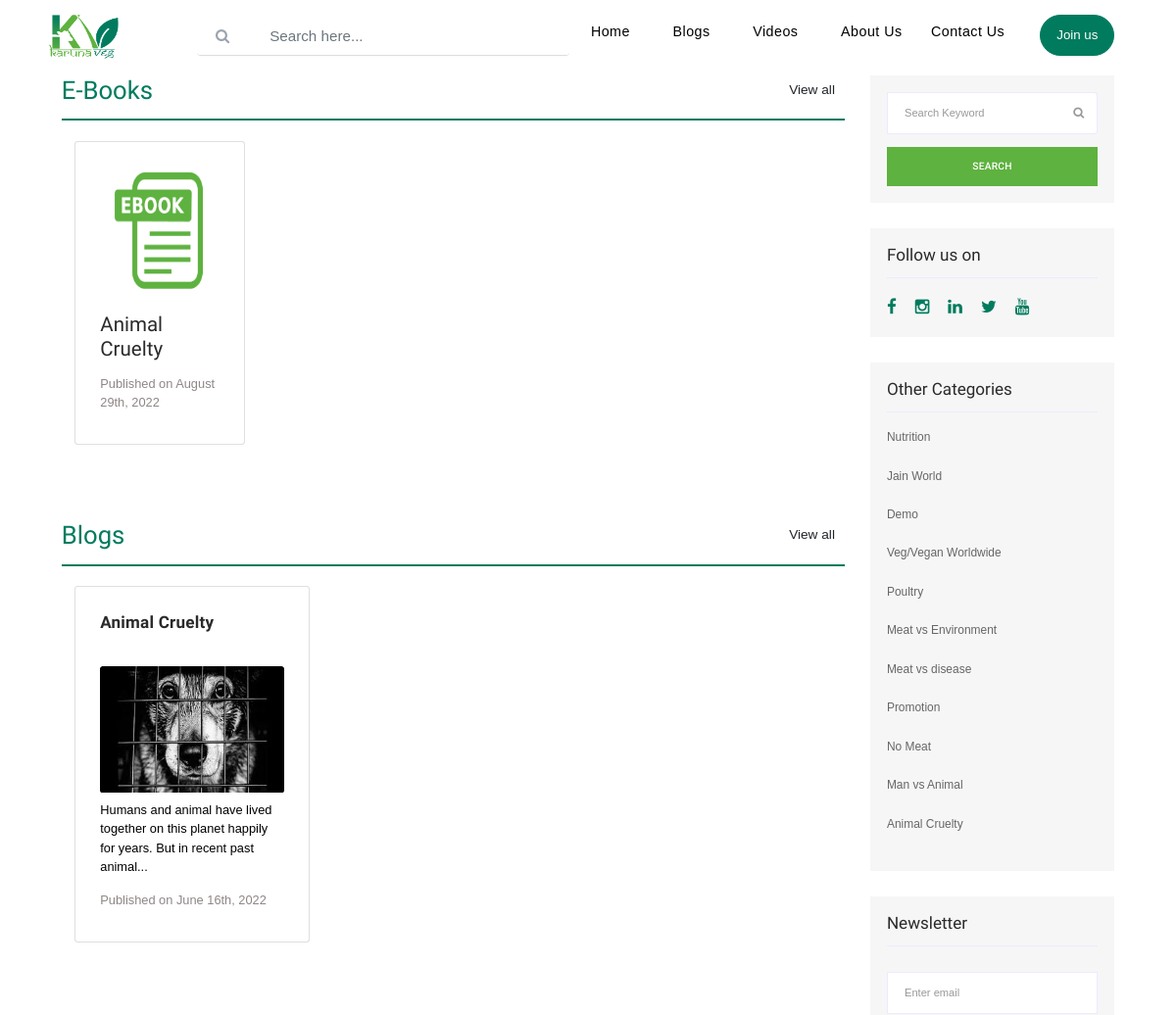
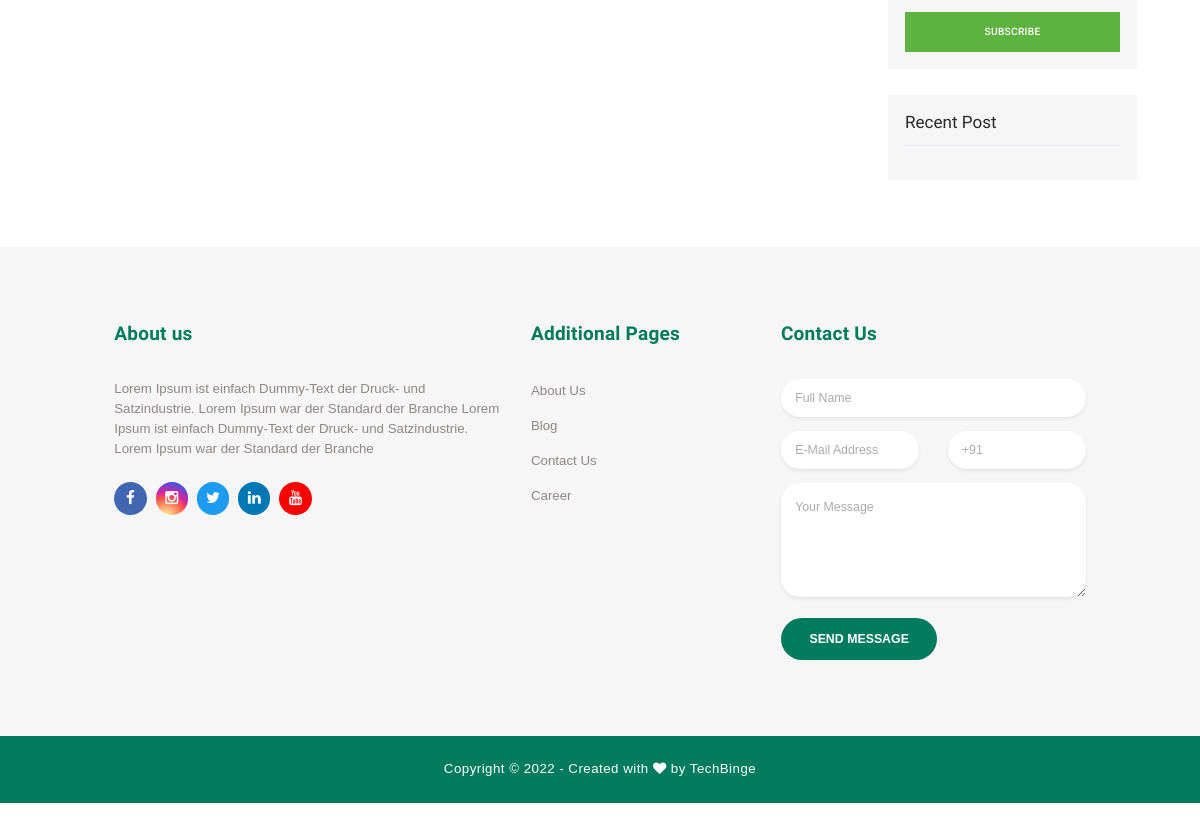
The page /all-section.php?category_id=3 on the database its author committed (2 pictures, top to bottom).
### tables this page shows
CREATE TABLE `e_books` (
  `id` int(20) NOT NULL,
  `title` varchar(200) NOT NULL,
  `about_ebook` text NOT NULL,
  `pdf_file_name` text NOT NULL,
  `category_id` int(11) NOT NULL,
  `created_at` timestamp NOT NULL DEFAULT CURRENT_TIMESTAMP ON UPDATE CURRENT_TIMESTAMP
);

CREATE TABLE `posts` (
  `id` int(11) NOT NULL,
  `title` text NOT NULL,
  `content` text NOT NULL,
  `about_blog` text NOT NULL,
  `url` varchar(200) NOT NULL,
  `created_at` timestamp NOT NULL DEFAULT CURRENT_TIMESTAMP,
  `category_id` int(11) NOT NULL
);

CREATE TABLE `images` (
  `id` int(11) NOT NULL,
  `post_id` int(11) NOT NULL,
  `image` text NOT NULL
);

CREATE TABLE `category` (
  `id` int(11) NOT NULL,
  `name` varchar(200) NOT NULL
);

### includes/function.php (called while the page is built, shortened)
<?php
function getPostThumb($db,$id){
    $query="SELECT * FROM images WHERE post_id=$id";
    $run=mysqli_query($db,$query);
    $data = mysqli_fetch_assoc($run);
    return $data['image'];
}
?>

### all-section.php (the view, shortened to what this page needs)
<?php
    $category_id = $_GET['category_id'];
?>
<!DOCTYPE html>
<html lang="en">
  <head>
    <link rel="stylesheet" href="css/bootstrap.css" />
    <link href="vendor/bootstrap/css/bootstrap.min.css" rel="stylesheet">
    <link rel="stylesheet" href="assets/css/fontawesome.css">
    <link rel="stylesheet" href="assets/css/style.css">
    <link rel="stylesheet" href="assets/css/owl.css">
    <link rel="stylesheet" href="assets/css/Blog-style.css" />
  </head>
  <body >
    <?php
        require('includes/db.php');
        include('includes/function.php');
        include('includes/header.php');
        if(isset($_GET['page'])){
          $page=$_GET['page'];
        }else{
          $page=1;
        }
        $post_per_page=9;
        $result=($page-1)*$post_per_page;
    ?>
  <section class="blog_area section_gap mb-5" style="zoom:90%">
      <div class="container-fluid col-11 ">
          <div class="row">
              <div class="col-lg-9">
              <?php
                  $query = "SELECT * FROM `e_books` WHERE `category_id` = '$category_id' ORDER BY id DESC LIMIT $result,$post_per_page";
                  $run = mysqli_query($db, $query);
                  $num = mysqli_num_rows($run);
                  if($num>0)
                  {
                    ?>
                  <div class="main_title text-start pb-3 d-flex justify-content-between">
                          <h2><span class="text-capitalize">E-Books </span></h2>
                          <a href="all-E-books.php"><button class="btn">View all</button></a>
                  </div>
                  <div class="line mb-4"></div>
                  <div class="blog_left_sidebar">
                  <article class="blog_item">
                            <div class="" id="">
                              <div class="container ">
                                <div class="row ">
                                  <?php
                            while( $row = mysqli_fetch_assoc($run))
                            {
                              ?>
                                  <div class="col-md-3 col-sm-6 col-xs-12 col-6 ">
                                <div data-aos="zoom-in" data-aos-anchor-placement="top-bottom" data-aos-duration="1000" >
                                <a class="post-item__inner" style="text-decoration:none; color:black" href="karunaveg-read-ebook.php?ebookid=<?= $row['id']?>">
                                    <div class="card service-item mb-3">
                                          <div class="down-content">
                                                  <div class="card-img" >
                                                      <img src="assets/images/ebook.png" id="ebook_img" class="card-img-top container-fluid"  alt="<?php
                                                      $alt= str_replace(' ', '-', ( $row['title']));
                                                      echo$alt?>">
                                                  </div>
                                              <br>
                                              <h3><?php echo $row['title'] ?></h3>
                                              <div class="d-flex pt-3">
                                                  <label class="published_on "> Published on
                                                      <time class="post-item__meta post-item__meta--date" datetime="2022-02-14T20:24:54+00:00">
                                                          <?= date('F jS, Y',strtotime($row['created_at']))?>
                                                      </time>
                                                  </label>
                                              </div>
                                          </div>
                                    </div>
                                  </a>
                                </div>
                                    <br>
                                  </div>
                                  <?php
                              }
                              ?>
                                </div>
                              </div>
                            </div>
                        </article>
                    </div>
                    <?php
                    }
                    else
                    {
                    }
                    ?>
                  <?php
                    $query = "SELECT * FROM `posts` WHERE `category_id` = '$category_id' ORDER BY id DESC LIMIT $result,$post_per_page";
                    $run = mysqli_query($db, $query);
                    $num = mysqli_num_rows($run);
                    if($num>0)
                    {
                      ?>
                  <div class="main_title text-start pb-3 d-flex justify-content-between">
                          <h2><span class="text-capitalize">Blogs </span></h2>
                          <a href="blog.php?category_id=<?php echo $category_id?>"><button class="btn">View all</button></a>
                  </div>
                  <div class="line mb-4"></div>
                  <div class="blog_left_sidebar">
                    <article class="blog_item">
                            <div class="" id="">
                              <div class="container ">
                                <div class="row ">
                                  <?php
                            while( $row = mysqli_fetch_assoc($run))
                            {
                              ?>
                                  <div class="col-md-4 col-sm-6 col-xs-12 col-6 ">
                                <div data-aos="zoom-in" data-aos-anchor-placement="top-bottom" data-aos-duration="1000" >
                                <a class="post-item__inner" style="text-decoration:none; color:black" href="post.php?id=<?= $row['id']?>">
                                    <div class="card service-item mb-3">
                                          <div class="down-content">
                                                  <h4><?php echo $row['title'] ?></h4>
                                                  <div class="card-img" >
                                                      <img src="uploaded_images/<?= getPostThumb($db,$row['id'])?>" id="blog-img" class="card-img-top"  alt="<?php
                                                        $alt= str_replace(' ', '-', ( $row['title']));
                                                        echo$alt?>">
                                                  </div>
                                              <label class="card-content"> <?php echo $row['about_blog']; ?>...</label>
                                              <div class="d-flex ">
                                                <label class="published_on mt-3"> Published on
                                                    <time class="post-item__meta post-item__meta--date" datetime="2022-02-14T20:24:54+00:00">
                                                      <?= date('F jS, Y',strtotime($row['created_at']))?>
                                                    </time>
                                                </label>
                                              </div>
                                          </div>
                                    </div>
                                  </a>
                                </div>
                                    <br>
                                  </div>
                                  <?php
                              }
                              ?>
                                </div>
                              </div>
                            </div>
                        </article>
                      </div>
                      <?php
                          }
                          else
                          {
                          }
                      ?>
              </div>
              <div class="col-lg-3">
                  <div class="blog_right_sidebar">
                      <aside class="single_sidebar_widget search_widget">
                          <form action="#">
                            <div class="form-group">
                              <div class="input-group mb-3">
                                <input type="text" class="form-control" placeholder="Search Keyword">
                                <div class="input-group-append">
                                  <button class="btn" type="button"><i class="fa fa-search"></i></button>
                                </div>
                              </div>
                            </div>
                            <button class="main_btn rounded-0 w-100" type="submit">Search</button>
                          </form>
                      </aside>
                      <aside class="single_sidebar_widget search_widget" id="social_icons">
                      <h4 class="widget_title">Follow us on</h4>
                          <div class="d-flex justify-content-inline" >
                             <a href="https://www.facebook.com/sharer.php?u=http://localhost/www/Tech%20Binge/karuna-veg/post.php?id=<?php echo $row['id']?>"><i class="fa fa-facebook "></i> </a>
                                &nbsp &nbsp &nbsp<a href="#"><i class="fa fa-instagram "></i> </a>
                                &nbsp &nbsp &nbsp<a href="https://www.linkedin.com/shareArticle?url=http://localhost/www/Tech%20Binge/karuna-veg/post.php?id=<?php echo $row['id']?>"><i class="fa fa-linkedin "></i> </a>
                                &nbsp &nbsp &nbsp<a href="https://twitter.com/intent/tweet?url=http://localhost/www/Tech%20Binge/karuna-veg/post.php?id=<?php echo $row['id']?>"><i class="fa fa-twitter "></i> </a>
                                &nbsp &nbsp &nbsp<a href=""><i class="fa fa-youtube "></i> </a>
                          </div>
                      </aside>
                    <aside class="single_sidebar_widget post_category_widget">
                        <h4 class="widget_title">Other Categories</h4>
                      <?php
                      $query = "SELECT * FROM `category` ORDER BY RAND() DESC ";
                      $run = mysqli_query($db, $query);
                      while($row = mysqli_fetch_assoc($run))
                      {
                      ?>
                        <ul class="list cat-list">
                            <li>
                                <a href="all-section.php?category_id=<?= $row['id']?>" class="d-flex">
                                    <p><?php echo $row['name'] ?></p>
                                </a>
                            </li>
                        </ul>
                      <?php
                      }
                      ?>
                    </aside>
                    <aside class="single_sidebar_widget newsletter_widget">
                        <h4 class="widget_title">Newsletter</h4>
                        <form action="#">
                          <div class="form-group">
                            <input type="email" class="form-control" placeholder="Enter email" required>
                          </div>
                          <button class="main_btn rounded-0 w-100" type="submit">Subscribe</button>
                        </form>
                      </aside>
                      <aside class="single_sidebar_widget popular_post_widget">
                          <h3 class="widget_title">Recent Post</h3>
                          </div>
                   </div>
              </div>
          </div>
  </section>
  <?php    include('includes/footer.php'); ?>
</body>
</html>

### rows shown on the page
e_books: title "Animal Cruelty", created_at "August 29th, 2022"
posts: title "Animal Cruelty", id.image (picture), about_blog "Humans and animal have lived together on this planet happily for years. But in recent past animal", created_at "June 16th, 2022"
category: name "Nutrition"
category: name "Jain World"
category: name "Demo"
category: name "Veg/Vegan Worldwide"
category: name "Poultry"
category: name "Meat vs Environment"
category: name "Meat vs disease"
category: name "Promotion"
category: name "No Meat"
category: name "Man vs Animal"
category: name "Animal Cruelty"
